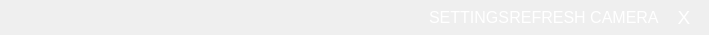
        <widget class="QFrame" name="frame_2">
         <property name="minimumSize">
          <size>
           <width>0</width>
           <height>35</height>
          </size>
         </property>
         <property name="maximumSize">
          <size>
           <width>16777215</width>
           <height>35</height>
          </size>
         </property>
         <property name="frameShape">
          <enum>QFrame::NoFrame</enum>
         </property>
         <property name="frameShadow">
          <enum>QFrame::Raised</enum>
         </property>
         <layout class="QHBoxLayout" name="horizontalLayout_3">
          <property name="spacing">
           <number>0</number>
          </property>
          <property name="leftMargin">
           <number>0</number>
          </property>
          <property name="topMargin">
           <number>0</number>
          </property>
          <property name="rightMargin">
           <number>0</number>
          </property>
          <property name="bottomMargin">
           <number>0</number>
          </property>
          <item alignment="Qt::AlignLeft|Qt::AlignTop">
           <widget class="QFrame" name="frame_4">
            <property name="minimumSize">
             <size>
              <width>223</width>
              <height>33</height>
             </size>
            </property>
            <property name="maximumSize">
             <size>
              <width>223</width>
              <height>33</height>
             </size>
            </property>
            <property name="styleSheet">
             <string notr="true">background-image: url(:/icons/mainLogo.png);</string>
            </property>
            <property name="frameShape">
             <enum>QFrame::NoFrame</enum>
            </property>
            <property name="frameShadow">
             <enum>QFrame::Raised</enum>
            </property>
           </widget>
          </item>
          <item>
           <widget class="QFrame" name="frame_5">
            <property name="frameShape">
             <enum>QFrame::NoFrame</enum>
            </property>
            <property name="frameShadow">
             <enum>QFrame::Raised</enum>
            </property>
            <layout class="QHBoxLayout" name="horizontalLayout_10">
             <property name="spacing">
              <number>2</number>
             </property>
             <property name="leftMargin">
              <number>2</number>
             </property>
             <property name="topMargin">
              <number>2</number>
             </property>
             <property name="rightMargin">
              <number>2</number>
             </property>
             <property name="bottomMargin">
              <number>2</number>
             </property>
             <item>
              <widget class="QFrame" name="frame_24">
               <property name="frameShape">
                <enum>QFrame::NoFrame</enum>
               </property>
               <property name="frameShadow">
                <enum>QFrame::Raised</enum>
               </property>
              </widget>
             </item>
             <item>
              <widget class="QFrame" name="frame_22">
               <property name="minimumSize">
                <size>
                 <width>100</width>
                 <height>0</height>
                </size>
               </property>
               <property name="maximumSize">
                <size>
                 <width>300</width>
                 <height>16777215</height>
                </size>
               </property>
               <property name="styleSheet">
                <string notr="true">color: rgb(255, 255, 255);</string>
               </property>
               <property name="frameShape">
                <enum>QFrame::NoFrame</enum>
               </property>
               <property name="frameShadow">
                <enum>QFrame::Raised</enum>
               </property>
               <layout class="QHBoxLayout" name="horizontalLayout_11">
                <property name="spacing">
                 <number>4</number>
                </property>
                <property name="leftMargin">
                 <number>0</number>
                </property>
                <property name="topMargin">
                 <number>0</number>
                </property>
                <property name="rightMargin">
                 <number>0</number>
                </property>
                <property name="bottomMargin">
                 <number>0</number>
                </property>
               </layout>
              </widget>
             </item>
            </layout>
           </widget>
          </item>
          <item alignment="Qt::AlignBottom">
           <widget class="QFrame" name="frame_6">
            <property name="minimumSize">
             <size>
              <width>100</width>
              <height>0</height>
             </size>
            </property>
            <property name="maximumSize">
             <size>
              <width>100</width>
              <height>16777215</height>
             </size>
            </property>
            <property name="frameShape">
             <enum>QFrame::NoFrame</enum>
            </property>
            <property name="frameShadow">
             <enum>QFrame::Raised</enum>
            </property>
            <layout class="QHBoxLayout" name="horizontalLayout_13">
             <property name="spacing">
              <number>0</number>
             </property>
             <property name="leftMargin">
              <number>0</number>
             </property>
             <property name="topMargin">
              <number>0</number>
             </property>
             <property name="rightMargin">
              <number>0</number>
             </property>
             <property name="bottomMargin">
              <number>0</number>
             </property>
            </layout>
           </widget>
          </item>
          <item>
           <widget class="QPushButton" name="pushButton_settings">
            <property name="minimumSize">
             <size>
              <width>0</width>
              <height>30</height>
             </size>
            </property>
            <property name="maximumSize">
             <size>
              <width>16777215</width>
              <height>30</height>
             </size>
            </property>
            <property name="font">
             <font>
              <family>Segoe UI</family>
              <pointsize>12</pointsize>
             </font>
            </property>
            <property name="styleSheet">
             <string notr="true">QPushButton{
border:none;
color: rgb(255, 255, 255);
}
QPushButton::hover{
	background-color: rgba(255, 255, 255,150);
}</string>
            </property>
            <property name="text">
             <string>SETTINGS</string>
            </property>
           </widget>
          </item>
          <item>
           <widget class="QPushButton" name="pushButton_refreshCamera">
            <property name="minimumSize">
             <size>
              <width>0</width>
              <height>30</height>
             </size>
            </property>
            <property name="maximumSize">
             <size>
              <width>16777215</width>
              <height>30</height>
             </size>
            </property>
            <property name="font">
             <font>
              <family>Segoe UI</family>
              <pointsize>12</pointsize>
             </font>
            </property>
            <property name="styleSheet">
             <string notr="true">QPushButton{
border:none;
color: rgb(255, 255, 255);
}
QPushButton::hover{
	background-color: rgba(255, 255, 255,150);
}</string>
            </property>
            <property name="text">
             <string>REFRESH CAMERA</string>
            </property>
           </widget>
          </item>
          <item>
           <widget class="QPushButton" name="pushButton_exit">
            <property name="minimumSize">
             <size>
              <width>50</width>
              <height>30</height>
             </size>
            </property>
            <property name="maximumSize">
             <size>
              <width>50</width>
              <height>30</height>
             </size>
            </property>
            <property name="font">
             <font>
              <family>Segoe UI</family>
              <pointsize>14</pointsize>
             </font>
            </property>
            <property name="styleSheet">
             <string notr="true">QPushButton{
border:none;
color: rgb(255, 255, 255);
}
QPushButton::hover{
	background-color: rgba(255, 255, 255,150);
}</string>
            </property>
            <property name="text">
             <string>X</string>
            </property>
           </widget>
          </item>
         </layout>
        </widget>
